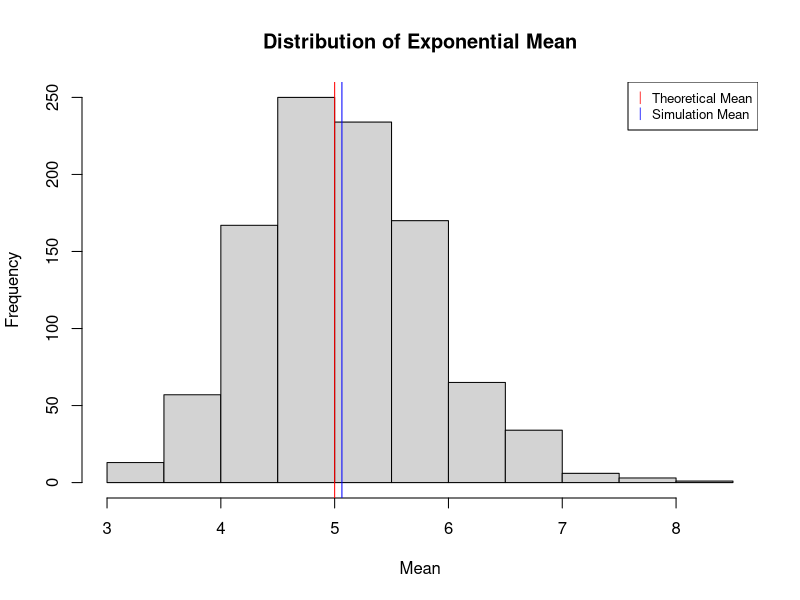
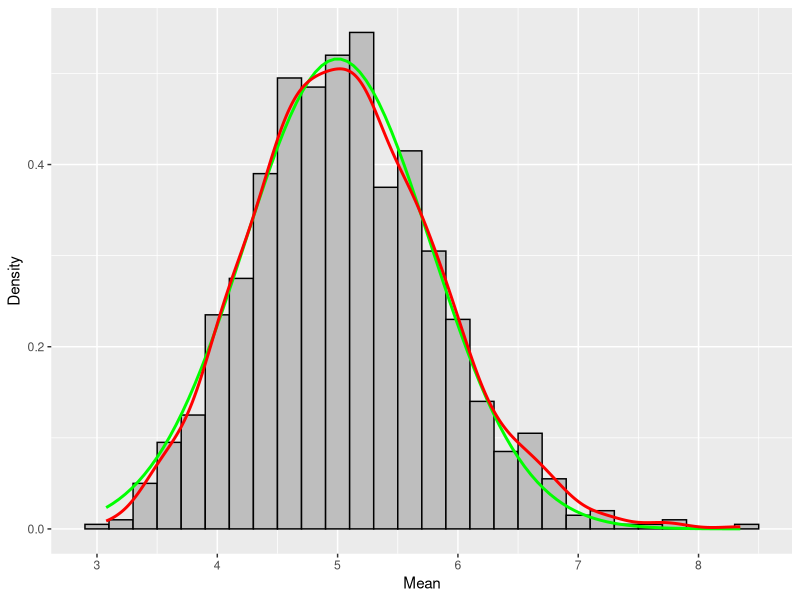
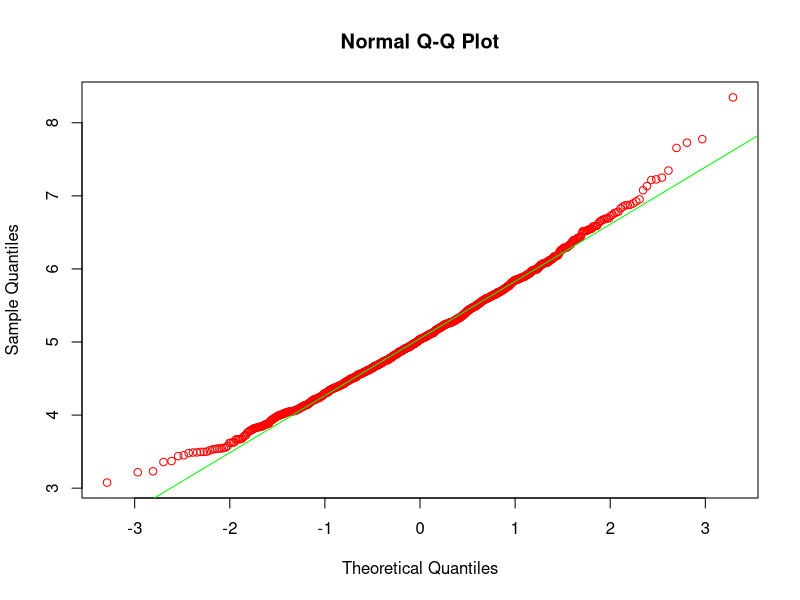

The R script that drew these images, in order:
## ---- chunk 1
library(ggplot2)
## ---- chunk 2
n <- 40
Lambda <- 0.2
mns = NULL
for (i in 1 : 1000) mns = c(mns, mean(rexp(n, Lambda)))
SampleMean<- mean(mns)
TheoreticalMean <- 1/Lambda
paste('Sample Mean', SampleMean, 'Theoretical Mean', TheoreticalMean, sep = ': ')
## ---- chunk 3
hist(mns, xlab = "Mean", 
     main="Distribution of Exponential Mean")
abline(v = TheoreticalMean, col="red")
abline(v = SampleMean, col="blue")
legend("topright",c("Theoretical Mean", "Simulation Mean"),
       cex=.8,col=c("red","blue"), pch=c('|','|'))
## ---- chunk 4
# sample deviation & variance form sample 
sample_std <- sd(mns)
sample_variance <- sample_std^2
paste('sample stander deviation', sample_std, 'sample variance', 
      sample_variance, sep = ': ')
## ---- chunk 5
# theoretical deviation & variance form pupluation parapeter 
theoretical_std <- (1/Lambda)/sqrt(n)
theoretical_variance  <- theoretical_std^2
paste('Theoretical stander deviation', theoretical_std, 
      'Theoretical variance', theoretical_variance, sep = ': ')
## ---- chunk 6

ds <- data.frame(mns)
ggplot(ds, aes(x = mns)) +
 geom_histogram(binwidth = .2, color="black", fill="gray" , aes(y=..density..))+
            stat_function(fun=dnorm, args=list(mean=TheoreticalMean, sd=sd(mns)), 
                          color="green", size =1) +
            stat_density(geom = "line", color = "red", size =1)  +
            labs(x="Mean", y= "Density")
## ---- chunk 7
qqnorm(mns, col = 'red')
qqline(mns, col = "green")
